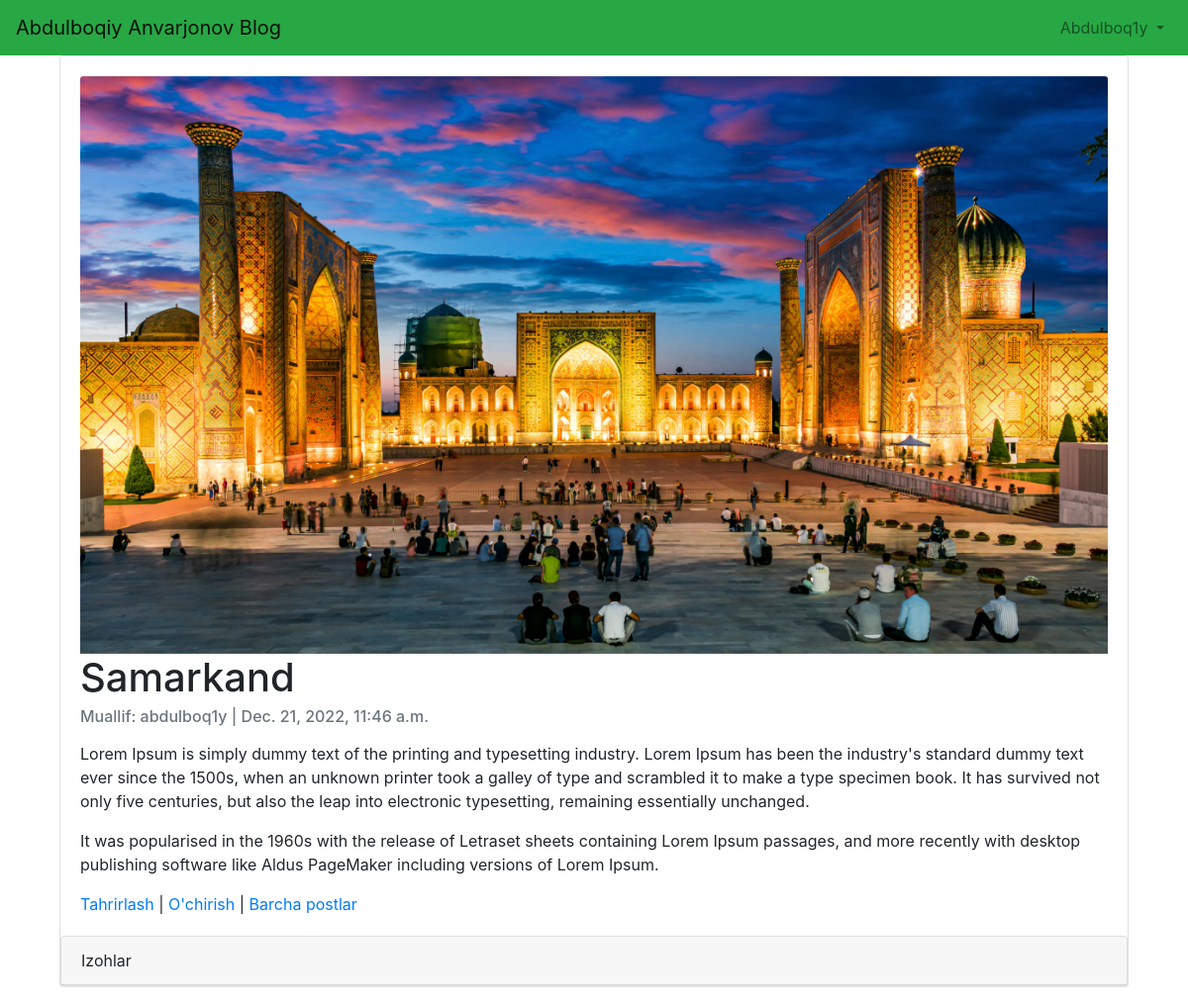
The app's page /articles/1/ (signed in) with its own data.
### accounts/models.py (models this page shows)
class CustomUser(AbstractUser):
    age=models.PositiveIntegerField(null=True, blank=True)

### articles/models.py (models this page shows, shortened)
class Article(models.Model):
    title = models.CharField(max_length=150)
    summary = models.CharField(max_length=200, blank=True)
    body = RichTextField()
    photo = models.ImageField(upload_to='images/', blank=True)
    date = models.DateTimeField(auto_now_add=True)
    author = models.ForeignKey(
        get_user_model(),
        on_delete=models.CASCADE,
    )

### articles/views.py (the view)
# urls.py: path('<int:pk>/', ArticleDetailView.as_view(), name='article_detail'),
class ArticleDetailView(DetailView):
    model = Article
    template_name = 'article_detail.html'

### templates/article_detail.html (shortened to what this page needs)
{% extends 'base.html' %}
{% block content %}
    <div class="container-fluid">
        <div class="card" >
          <div class="card-body">
              {%  if object.photo %}
                <img class="card-img-top" src="{{ object.photo.url }}" alt="{{ object.title }}">
              {% endif %}
              <h1 class="card-title">{{ object.title }}</h1>
              <h6 class="card-subtitle mb-2 text-muted">Muallif: {{ object.author }} | {{ object.date }}</h6>
              <p class="card-text">{{ object.body | safe}}</p>
              <a href="{% url 'article_edit' article.pk %}">Tahrirlash</a> |
              <a href="{% url 'article_delete' article.pk %}">O'chirish</a> |
              <a href="{% url 'article_list' %}">Barcha postlar</a>
          </div>
            <div class="card">
                <div class="card-header">Izohlar</div>
            </div>
        </div>
    </div>
{% endblock content %}

### templates/base.html (shortened to what this page needs)
{% load static %}
<!DOCTYPE html>
<html>
    <head>
            <link rel="stylesheet" href="https://cdn.jsdelivr.net/npm/bootstrap@4.5.3/dist/css/bootstrap.min.css">
    </head>
    <body>
        <nav class="navbar navbar-expand-lg navbar-light" style="background-color: #28a745;">
            <a class="navbar-brand" href="{% url 'home' %}">
                Abdulboqiy Anvarjonov Blog
            </a>
            <div class="collapse navbar-collapse" id="navbarSupportedContent">
                {% if user.is_authenticated %}
                    <ul class="navbar-nav ml-auto">
                        <li class="nav-item">
                            <a class="nav-link dropdown-toggle" href="#"
                                id="navbarDropdown" role="button" data-toggle="dropdown"
                                aria-haspopup="true" aria-expanded="false">
                                {{ user.username | title }}
                            </a>
                        </li>
                    </ul>
                {% else %}
                    <form class="form-inline ml-auto">
                        <a href="{% url 'login' %}" class="btn btn-outline-light">Kirish</a>
                        <a href="{% url 'signup' %}" class="btn btn-primary ml-2">Ro'yxatdan o'tish</a>
                    </form>
                {% endif %}
            </div>
        </nav>
        <main>
            <div class="container">
                {% block content %}
                {% endblock content %}
            </div>
        </main>
    </body>
</html>

### records on screen
CustomUser: username "Abdulboq1y"
Article: photo (picture), title "Samarkand", author "abdulboq1y", date "Dec. 21, 2022, 11:46 a.m.", body "Lorem Ipsum is simply dummy text of the printing and typesetting industry. Lorem Ipsum has been the industry's standard dummy text ever since the 1500s, when an unknown printer took a galley of type and scrambled it to make a type specimen book. It has survived not only five centuries, but also the leap into electronic typesetting, remaining essentially unchanged. It was popularised in the 1960s with the release of Letraset sheets containing Lorem Ipsum passages, and more recently with desktop publishing software like Aldus PageMaker including versions of Lorem Ipsum."
